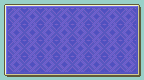

A 2D game scene composited from a Tiled map and its tileset images. What follows is a short description and the map's XML, with every tile layer's data as written:
An orthogonal 18x10 tile map with 8x8 px tiles, 1 tile layer (Tile Layer 1).

<map version="1.10" tiledversion="1.11.2" orientation="orthogonal" renderorder="right-down" width="18" height="10" tilewidth="8" tileheight="8" infinite="0" nextlayerid="2" nextobjectid="1">
 <tileset firstgid="1" source="../../../Tilesets/FE6/PageAndPortrait/PageAndPortrait.tsx" />
 <layer id="1" name="Tile Layer 1" width="18" height="10">
  <data encoding="csv">
2,3,3,3,3,3,3,3,3,3,3,3,3,3,3,3,3,4,
5,92,93,92,93,92,93,92,93,92,93,92,93,92,93,92,93,7,
5,94,95,94,95,94,95,94,95,94,95,94,95,94,95,94,95,7,
5,92,93,92,93,92,93,92,93,92,93,92,93,92,93,92,93,7,
5,94,95,94,95,94,95,94,95,94,95,94,95,94,95,94,95,7,
5,92,93,92,93,92,93,92,93,92,93,92,93,92,93,92,93,7,
5,94,95,94,95,94,95,94,95,94,95,94,95,94,95,94,95,7,
5,92,93,92,93,92,93,92,93,92,93,92,93,92,93,92,93,7,
5,94,95,94,95,94,95,94,95,94,95,94,95,94,95,94,95,7,
8,9,9,9,9,9,9,9,9,9,9,9,9,9,9,9,9,10
</data>
 </layer>
</map>
